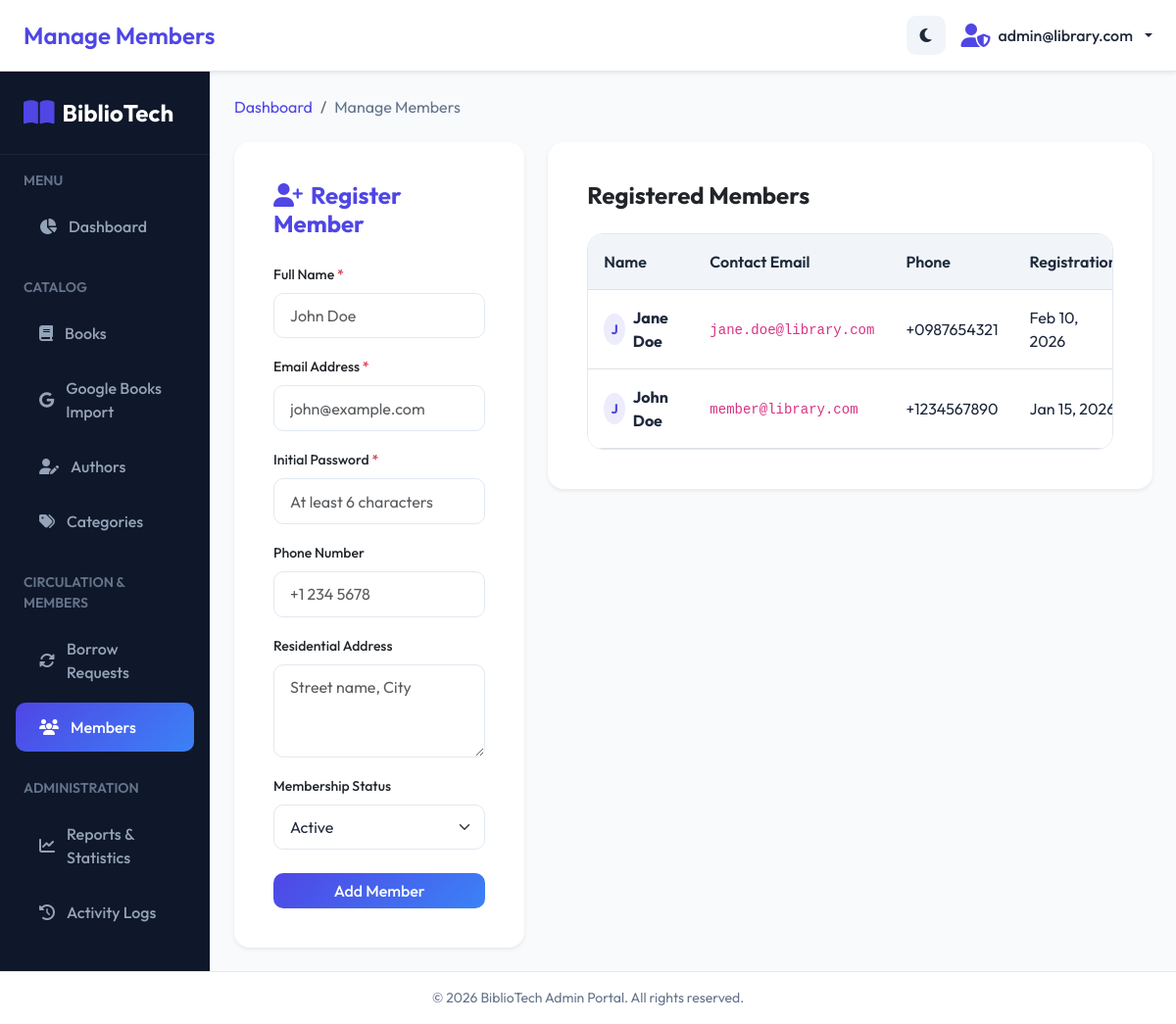
/index.php?route=admin/members (signed in), run on the app's committed database.
### tables this page shows
CREATE TABLE IF NOT EXISTS `members` (
  `id` INT AUTO_INCREMENT PRIMARY KEY,
  `user_id` INT NOT NULL,
  `full_name` VARCHAR(255) NOT NULL,
  `phone` VARCHAR(50) DEFAULT NULL,
  `address` TEXT DEFAULT NULL,
  `registration_date` DATE NOT NULL,
  `status` ENUM('active', 'inactive') NOT NULL DEFAULT 'active',
  `created_at` TIMESTAMP DEFAULT CURRENT_TIMESTAMP,
  `updated_at` TIMESTAMP DEFAULT CURRENT_TIMESTAMP ON UPDATE CURRENT_TIMESTAMP,
  FOREIGN KEY (`user_id`) REFERENCES `users` (`id`) ON DELETE CASCADE,
  INDEX `idx_user_id` (`user_id`)
);

CREATE TABLE IF NOT EXISTS `users` (
  `id` INT AUTO_INCREMENT PRIMARY KEY,
  `email` VARCHAR(255) NOT NULL UNIQUE,
  `password` VARCHAR(255) NOT NULL,
  `role` ENUM('admin', 'member') NOT NULL DEFAULT 'member',
  `status` ENUM('active', 'inactive') NOT NULL DEFAULT 'active',
  `reset_token` VARCHAR(255) DEFAULT NULL,
  `reset_token_expiry` DATETIME DEFAULT NULL,
  `created_at` TIMESTAMP DEFAULT CURRENT_TIMESTAMP,
  `updated_at` TIMESTAMP DEFAULT CURRENT_TIMESTAMP ON UPDATE CURRENT_TIMESTAMP,
  INDEX `idx_email` (`email`),
  INDEX `idx_role` (`role`)
);

### config/database.php (called while the page is built, shortened)
<?php
class Database {
    private static $instance = null;
    private $conn;
    private function __construct() {
        try {
            $dsn = "mysql:host=" . DB_HOST . ";dbname=" . DB_NAME . ";charset=utf8mb4";
            $options = [
                PDO::ATTR_ERRMODE            => PDO::ERRMODE_EXCEPTION,
                PDO::ATTR_DEFAULT_FETCH_MODE => PDO::FETCH_ASSOC,
                PDO::ATTR_EMULATE_PREPARES   => false,
            ];
            $this->conn = new PDO($dsn, DB_USER, DB_PASS, $options);
        } catch (PDOException $e) {
            throw new Exception("Database Connection Error: " . $e->getMessage());
        }
    }
    public static function getInstance() {
        if (self::$instance === null) {
            self::$instance = new self();
        }
        return self::$instance;
    }
    public function getConnection() {
        return $this->conn;
    }
}

### app/Models/Models.php (called while the page is built, shortened)
<?php
class Member {
    private $db;
    public function __construct() {
        $this->db = Database::getInstance()->getConnection();
    }
    public function getAll($search = '', $limit = null, $offset = null) {
        $sql = "SELECT m.*, u.email FROM members m JOIN users u ON m.user_id = u.id";
        $params = [];
        $sql .= " ORDER BY m.id DESC";
        $stmt = $this->db->prepare($sql);
        $stmt->execute($params);
        return $stmt->fetchAll();
    }
}

### views/admin/members.php (the view, shortened to what this page needs)
<?php
$memberModel = new Member();
$members = $memberModel->getAll();
$editId = isset($_GET['edit']) ? intval($_GET['edit']) : 0;
$editMember = null;
?>
<div class="fade-in-up">
    <nav aria-label="breadcrumb" class="mb-4">
        <ol class="breadcrumb">
            <li class="breadcrumb-item"><a href="<?php echo BASE_URL; ?>/index.php?route=admin/dashboard">Dashboard</a></li>
            <li class="breadcrumb-item active" aria-current="page">Manage Members</li>
        </ol>
    </nav>
    <div class="row g-4">
        <div class="col-lg-4">
            <div class="card card-custom border-0 shadow-sm p-4">
                <div class="card-body">
                    <?php if ($editMember): ?>
                        <h4 class="fw-bold mb-4 text-warning"><i class="fa-solid fa-user-pen me-2"></i>Edit Member Profile</h4>
                        <form action="<?php echo BASE_URL; ?>/index.php?action=edit-member" method="POST">
                            <input type="hidden" name="id" value="<?php echo $editMember['id']; ?>">
                            <div class="mb-3">
                                <label class="form-label small fw-medium">Email Address</label>
                                <input type="email" class="form-control form-control-custom text-muted bg-light" value="<?php echo htmlspecialchars($editMember['email']); ?>" disabled>
                            </div>
                            <div class="mb-3">
                                <label for="memName" class="form-label small fw-medium">Full Name <span class="text-danger">*</span></label>
                                <input type="text" class="form-control form-control-custom" id="memName" name="full_name" value="<?php echo htmlspecialchars($editMember['full_name']); ?>" required>
                            </div>
                            <div class="mb-3">
                                <label for="memPhone" class="form-label small fw-medium">Phone Number</label>
                                <input type="text" class="form-control form-control-custom" id="memPhone" name="phone" value="<?php echo htmlspecialchars($editMember['phone'] ?: ''); ?>">
                            </div>
                            <div class="mb-3">
                                <label for="memAddr" class="form-label small fw-medium">Residential Address</label>
                                <textarea class="form-control form-control-custom" id="memAddr" name="address" rows="3"><?php echo htmlspecialchars($editMember['address'] ?: ''); ?></textarea>
                            </div>
                            <div class="mb-4">
                                <label for="memStatus" class="form-label small fw-medium">Membership Status</label>
                                <select class="form-select form-control-custom" id="memStatus" name="status">
                                    <option value="active" <?php echo $editMember['status'] === 'active' ? 'selected' : ''; ?>>Active</option>
                                    <option value="inactive" <?php echo $editMember['status'] === 'inactive' ? 'selected' : ''; ?>>Suspended</option>
                                </select>
                            </div>
                            <div class="d-grid gap-2">
                                <button type="submit" class="btn btn-warning fw-medium">Save Changes</button>
                                <a href="<?php echo BASE_URL; ?>/index.php?route=admin/members" class="btn btn-outline-secondary fw-medium">Cancel Edit</a>
                            </div>
                        </form>
                    <?php else: ?>
                        <h4 class="fw-bold mb-4 text-primary"><i class="fa-solid fa-user-plus me-2"></i>Register Member</h4>
                        <form action="<?php echo BASE_URL; ?>/index.php?action=add-member" method="POST">
                            <div class="mb-3">
                                <label for="memName" class="form-label small fw-medium">Full Name <span class="text-danger">*</span></label>
                                <input type="text" class="form-control form-control-custom" id="memName" name="full_name" placeholder="John Doe" required>
                            </div>
                            <div class="mb-3">
                                <label for="memEmail" class="form-label small fw-medium">Email Address <span class="text-danger">*</span></label>
                                <input type="email" class="form-control form-control-custom" id="memEmail" name="email" placeholder="john@example.com" required>
                            </div>
                            <div class="mb-3">
                                <label for="memPass" class="form-label small fw-medium">Initial Password <span class="text-danger">*</span></label>
                                <input type="password" class="form-control form-control-custom" id="memPass" name="password" placeholder="At least 6 characters" required>
                            </div>
                            <div class="mb-3">
                                <label for="memPhone" class="form-label small fw-medium">Phone Number</label>
                                <input type="text" class="form-control form-control-custom" id="memPhone" name="phone" placeholder="+1 234 5678">
                            </div>
                            <div class="mb-3">
                                <label for="memAddr" class="form-label small fw-medium">Residential Address</label>
                                <textarea class="form-control form-control-custom" id="memAddr" name="address" rows="3" placeholder="Street name, City"></textarea>
                            </div>
                            <div class="mb-4">
                                <label for="memStatus" class="form-label small fw-medium">Membership Status</label>
                                <select class="form-select form-control-custom" id="memStatus" name="status">
                                    <option value="active">Active</option>
                                </select>
                            </div>
                            <div class="d-grid">
                                <button type="submit" class="btn btn-primary fw-medium" style="border-radius: 10px; background: var(--primary-gradient); border: none;">Add Member</button>
                            </div>
                        </form>
                    <?php endif; ?>
                </div>
            </div>
        </div>
        <div class="col-lg-8">
            <div class="card card-custom border-0 shadow-sm p-4">
                <div class="card-body">
                    <h4 class="fw-bold mb-4">Registered Members</h4>
                    <?php if (empty($members)): ?>
                        <div class="text-center py-5 text-muted">
                            <i class="fa-solid fa-users-slash fs-1 mb-3"></i>
                            <p class="mb-0">No members registered in the database.</p>
                        </div>
                    <?php else: ?>
                        <div class="table-responsive table-responsive-custom">
                            <table class="table table-custom align-middle w-100">
                                <thead>
                                    <tr>
                                        <th>Name</th>
                                        <th>Contact Email</th>
                                        <th>Phone</th>
                                        <th>Registration</th>
                                    </tr>
                                </thead>
                                <tbody>
                                    <?php foreach ($members as $row): ?>
                                        <tr class="<?php echo $editId === intval($row['id']) ? 'table-warning' : ''; ?>">
                                            <td>
                                                <div class="d-flex align-items-center gap-2">
                                                    <div class="bg-primary-subtle text-primary rounded-circle d-flex align-items-center justify-content-center fw-bold" style="width: 32px; height: 32px; font-size: 0.85rem;">
                                                        <?php echo strtoupper(substr($row['full_name'], 0, 1)); ?>
                                                    </div>
                                                    <span class="fw-bold text-dark-theme-override" style="color: var(--text-color);"><?php echo htmlspecialchars($row['full_name']); ?></span>
                                                </div>
                                            </td>
                                            <td><code><?php echo htmlspecialchars($row['email']); ?></code></td>
                                            <td><?php echo htmlspecialchars($row['phone'] ?: 'N/A'); ?></td>
                                            <td><?php echo date('M d, Y', strtotime($row['registration_date'])); ?></td>
                                        </tr>
                                    <?php endforeach; ?>
                                </tbody>
                            </table>
                        </div>
                    <?php endif; ?>
                </div>
            </div>
        </div>
    </div>
</div>

### public/assets/css/style.css (style rules this page uses)
:root { --bg-color: #f8fafc; --text-color: #1e293b; --text-muted: #64748b; --card-bg: #ffffff; --card-border: rgba(148, 163, 184, 0.12); --sidebar-bg: #0f172a; --sidebar-color: #94a3b8; --sidebar-active-color: #ffffff; --sidebar-active-bg: rgba(255, 255, 255, 0.08); --primary-color: #4f46e5; --primary-light: #6366f1; --primary-gradient: linear-gradient(135deg, #4f46e5 0%, #3b82f6 100%); --secondary-gradient: linear-gradient(135deg, #10b981 0%, #059669 100%); --danger-gradient: linear-gradient(135deg, #ef4444 0%, #dc2626 100%); --warning-gradient: linear-gradient(135deg, #f59e0b 0%, #d97706 100%); --purple-gradient: linear-gradient(135deg, #8b5cf6 0%, #7c3aed 100%); --info-gradient: linear-gradient(135deg, #06b6d4 0%, #0891b2 100%); --glass-bg: rgba(255, 255, 255, 0.7); --glass-border: rgba(255, 255, 255, 0.4); --glass-shadow: rgba(15, 23, 42, 0.05); --nav-bg: #ffffff; --badge-bg: #f1f5f9; --badge-color: #475569; --border-color: #e2e8f0; --input-bg: #ffffff; --surface-muted: #f1f5f9; --primary-subtle-bg: rgba(79, 70, 229, 0.1); --primary-subtle-color: #4f46e5; --dropdown-bg: #ffffff; --dropdown-hover: #f8fafc; --link-color: #4f46e5; }
body { background-color: var(--bg-color); color: var(--text-color); font-family: 'Outfit', 'Inter', sans-serif; transition: background-color 0.4s ease, color 0.4s ease; overflow-x: hidden; min-height: 100vh; display: flex; flex-direction: column; }
h1, h2, h3, h4, h5, h6 { font-weight: 700; }
.table-responsive-custom { border-radius: 16px; overflow: hidden; border: 1px solid var(--border-color); }
.table-custom { background: var(--card-bg) !important; margin-bottom: 0 !important; }
.table-custom th { background: var(--badge-bg) !important; color: var(--text-color) !important; font-weight: 600; padding: 1rem; }
.table-custom td { padding: 1rem; vertical-align: middle; color: var(--text-color); background: var(--card-bg); }
.card-custom { background-color: var(--card-bg); border: 1px solid var(--card-border); border-radius: 16px; box-shadow: 0 4px 6px -1px rgba(0, 0, 0, 0.05); overflow: hidden; }
.form-control-custom { background-color: var(--input-bg); border: 1px solid var(--border-color); color: var(--text-color); border-radius: 10px; padding: 0.65rem 1rem; transition: border-color 0.2s ease; }
.text-dark-theme-override { color: var(--text-color) !important; }
.text-primary { color: var(--link-color) !important; }
.bg-primary-subtle { background-color: var(--primary-subtle-bg) !important; }
.breadcrumb-item a { color: var(--link-color); text-decoration: none; }
.breadcrumb-item.active { color: var(--text-muted); }
.form-control, .form-select { background-color: var(--input-bg); border-color: var(--border-color); color: var(--text-color); }
.fade-in-up { animation: fadeIn 0.4s ease forwards; }

### data on the page
members: full_name "J", full_name "Jane Doe", user.email "jane.doe@library.com", phone "+0987654321", registration_date "Feb 10, 2026"
members: full_name "J", full_name "John Doe", user.email "member@library.com", phone "+1234567890", registration_date "Jan 15,…"

### other printed values
$pageTitle "Manage Members"
Auth::getUserEmail() "admin@library.com"
